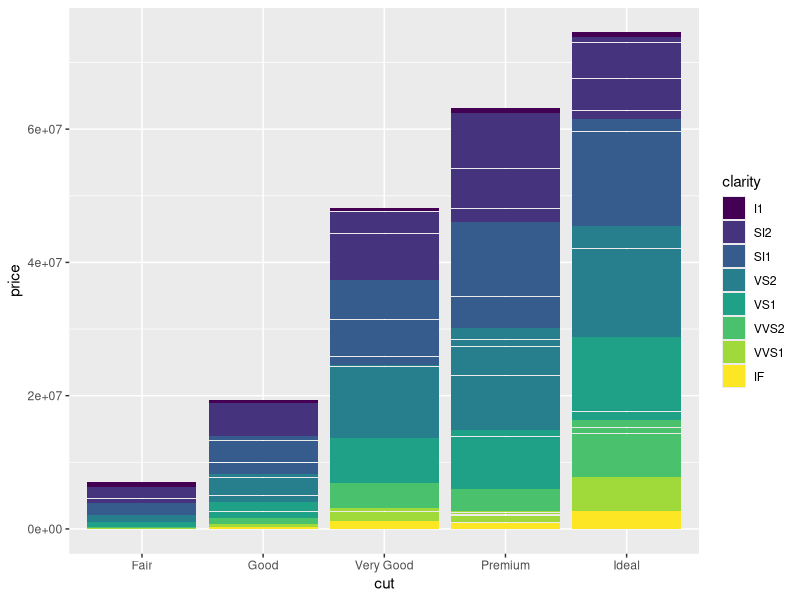
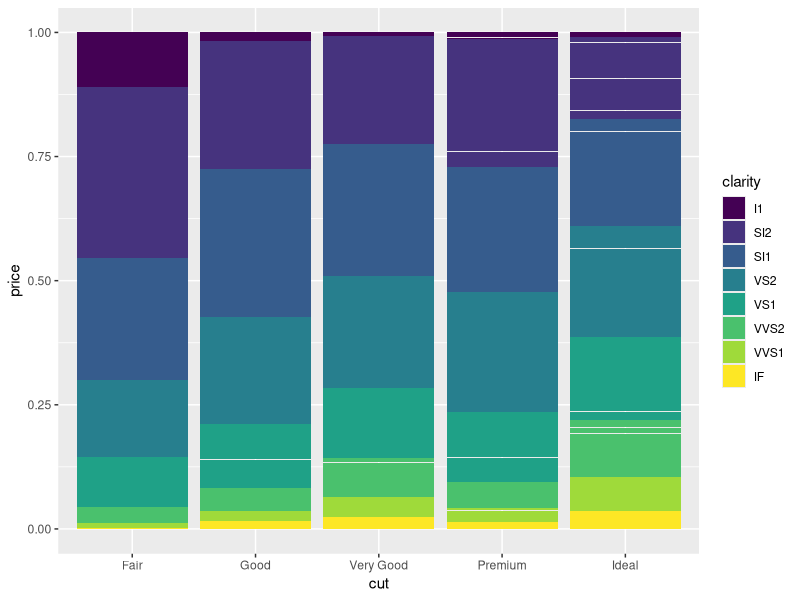
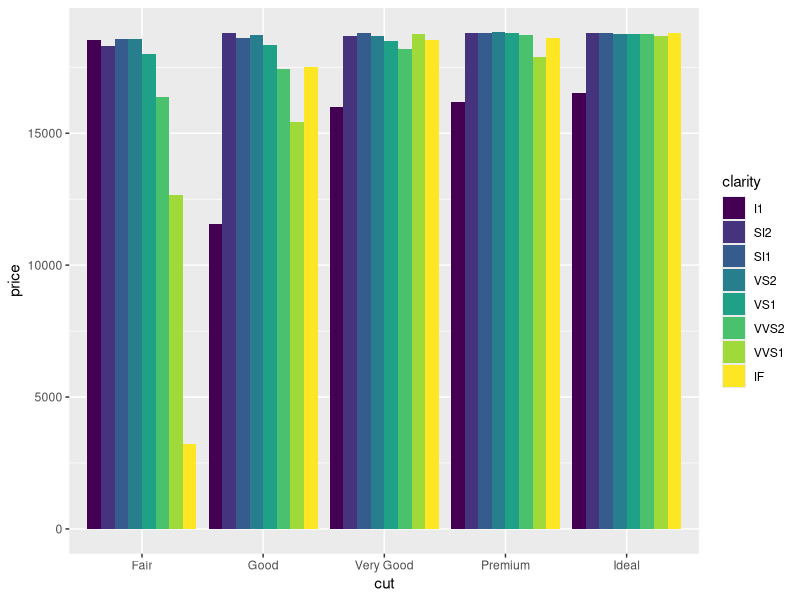
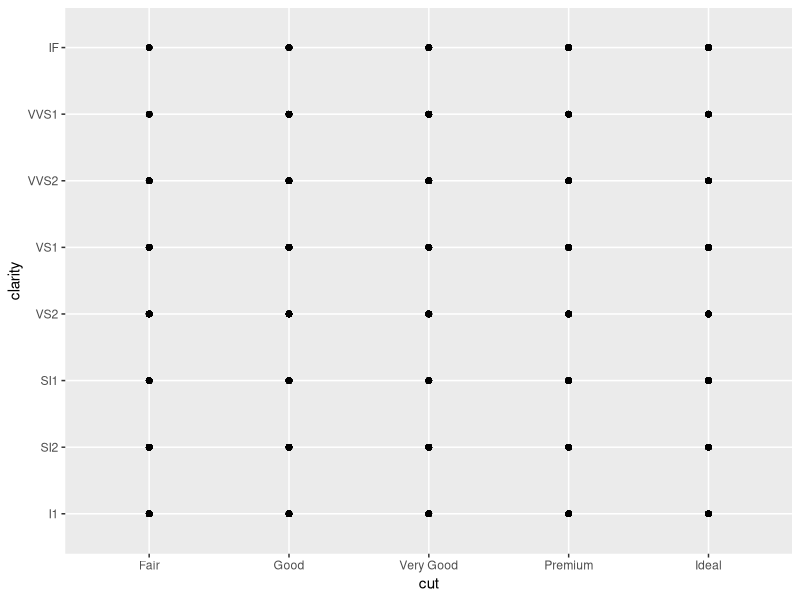
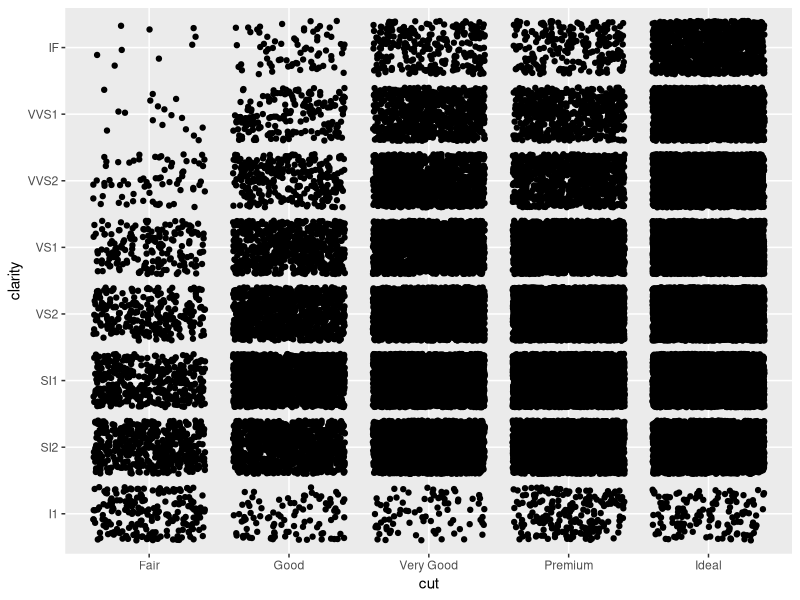

Generate these figures, in order, with R: (Note: this script raises an error after producing the figures.)
# Exercise 2: advanced ggplot2 practice

# Install and load the `ggplot2` package
#install.packages('ggplot2')
library("ggplot2")

# For this exercise you will again be working with the `diamonds` data set.
# Use `?diamonds` to review details about this data set
?diamonds

## Position Adjustments

# Draw a column (bar) chart of diamonds cuts by price, with each bar filled by 
# clarity. You should see a _stacked_ bar chart.
ggplot(data = diamonds) +
  geom_col(mapping = aes(x = cut, y = price, fill = clarity))


# Draw the same chart again, but with each element positioned to "fill" the y axis
ggplot(data = diamonds) +
  geom_col(mapping = aes(x = cut, y = price, fill = clarity), position = "fill")


# Draw the same chart again, but with each element positioned to "dodge" each other
ggplot(data = diamonds) +
  geom_col(mapping = aes(x = cut, y = price, fill = clarity), position = "dodge")

# Draw a plot with point geometry with the x-position mapped to `cut` and the 
# y-position mapped to `clarity`
# This creates a "grid" grouping the points
ggplot(data = diamonds) +
  geom_point(mapping = aes(x = cut, y = clarity))


# Use the "jitter" position adjustment to keep the points from all overlapping!
# (This works a little better with a sample of diamond data, such as from the 
# previous exercise).
ggplot(data = diamonds) +
  geom_point(mapping = aes(x = cut, y = clarity), position = "jitter")



## Scales

# Draw a "boxplot" (with `geom_boxplot`) for the diamond's price (y) by color (x)
ggplot(data= diamonds_sample) +
  geom_boxplot(mapping = aes(x=color, y= price))

# This has a lot of outliers, making it harder to read. To fix this, draw the 
# same plot but with a _logarithmic_ scale for the y axis.
ggplot(data= diamonds_sample) +
  geom_boxplot(mapping = aes(x=color, y= price)) + 
  scale_y_log10()

# For another version, draw the same plot but with `violin` geometry instead of 
# `boxplot` geometry!
# How does the logarithmic scale change the data presentation?
ggplot(data= diamonds_sample) +
  geom_violin(mapping = aes(x=color, y= price))+
  scale_y_log10()

# Another interesting plot: draw a plot of the diamonds price (y) by carat (x), 
# using a heatmap of 2d bins (geom_bin2d)
# What happens when you make the x and y channels scale logarithmically?
ggplot(data = diamonds_sample) +
  geom_bin2d(mapping = aes(x=carat, y= price)) + 
  scale_x_log10() +
  scale_y_log10()

# Draw a scatter plot for the diamonds price (y) by carat (x). Color each point
# by the clarity (Remember, this will take a while. Use a sample of the diamonds 
# for faster results)
ggplot(data = diamonds) +
  geom_point(mapping = aes(x=carat, y= price, color = clarity)) + 
  scale_color_brewer(palette = "Dark2")

# Change the color of the previous plot using a ColorBrewer scale of your choice. 
# What looks nice?



## Coordinate Systems

# Draw a bar chart with x-position and fill color BOTH mapped to cut
# For best results, SET the `width` of the geometry to be 1 (fill plot, no space
# between)
# TIP: You can save the plot to a variable for easier modifications
ggplot(data = diamonds) +
  geom_col()
  

# Draw the same chart, but with the coordinate system flipped


# Draw the same chart, but in a polar coordinate system. It's a Coxcomb chart!



## Facets

# Take the scatter plot of price by carat data (colored by clarity) and add 
# _facets_ based on the diamond's `color`
 ggplot(data = diamonds) + 
  geom_point(mapping = aes(x= carat, y= price, color = clarity)) +
  facet_wrap(~color)

## Saving Plots

# Use the `ggsave()` function to save the current (recent) plot to disk.
# Name the output file "my-plot.png".
# Make sure you've set the working directory!!
ggsave("myplot.png")
